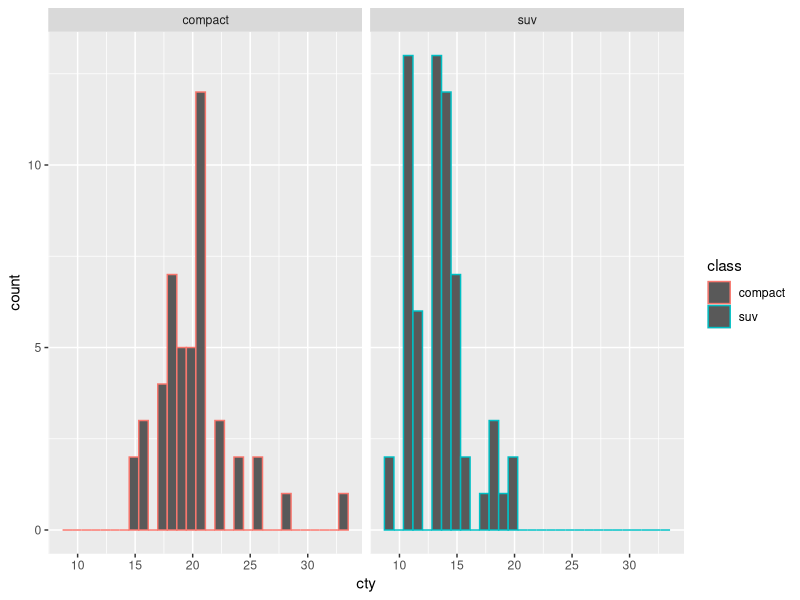
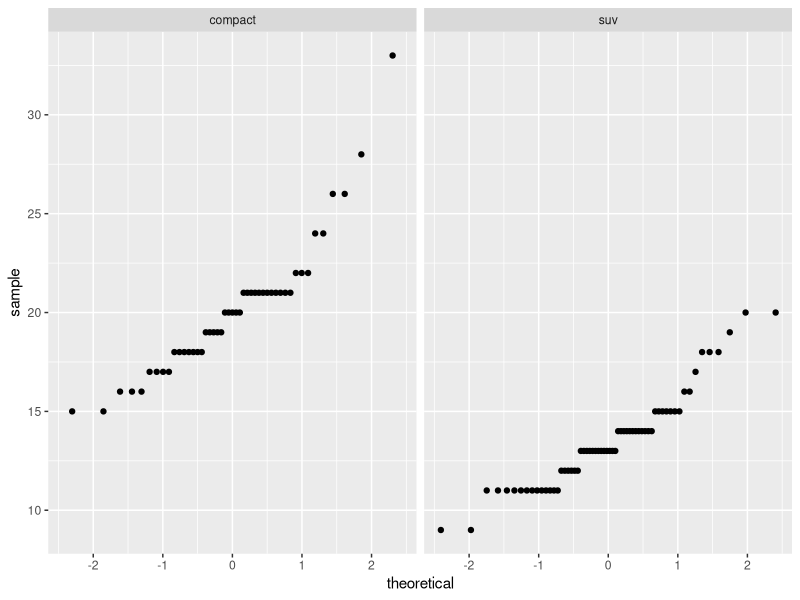

Generate these figures, in order, with R:
## ---- chunk 1
knitr::opts_chunk$set(echo = TRUE)

library(tidyverse)
## ---- chunk 2
pika_mass <- c(82, 94, 110, 70, 86, 99, 102)

pika_mean <- mean(pika_mass)

pika_sd <- sd(pika_mass)

pika_ci <- t.test(pika_mass)

pika_ci
## ---- chunk 3
oak_trees <- c(29, 18, 19, 22, 30, 19, 18, 7)
pine_trees <- c(48, 52, 46, 70, 58,48, 59, 69)


## ---- chunk 4
trees_t <- t.test(oak_trees, pine_trees)
## ---- chunk 5
compact_suv <- mpg %>% 
  filter(class %in% c( "compact", 'suv'))
## ---- chunk 6
ggplot(data = compact_suv, aes(x = cty, color = class))+
  geom_histogram()+
  facet_wrap(~class)

ggplot(data = compact_suv, aes(sample = cty)) +
  geom_qq()+
  facet_wrap(~class)
## ---- chunk 7
car_stats <- compact_suv %>% 
  group_by(class) %>% 
             summarize(mean_city = mean(cty),
                       sd_cty = sd(cty),
                       sample_size = n())

car_stats
## ---- chunk 8
compact_sample <- compact_suv %>% 
  filter(class == "compact") %>% 
  pull(cty)
                      
suv_sample <- compact_suv %>% 
  filter(class == 'suv') %>% 
  pull(cty)

cars_t <- t.test(compact_sample,suv_sample)
